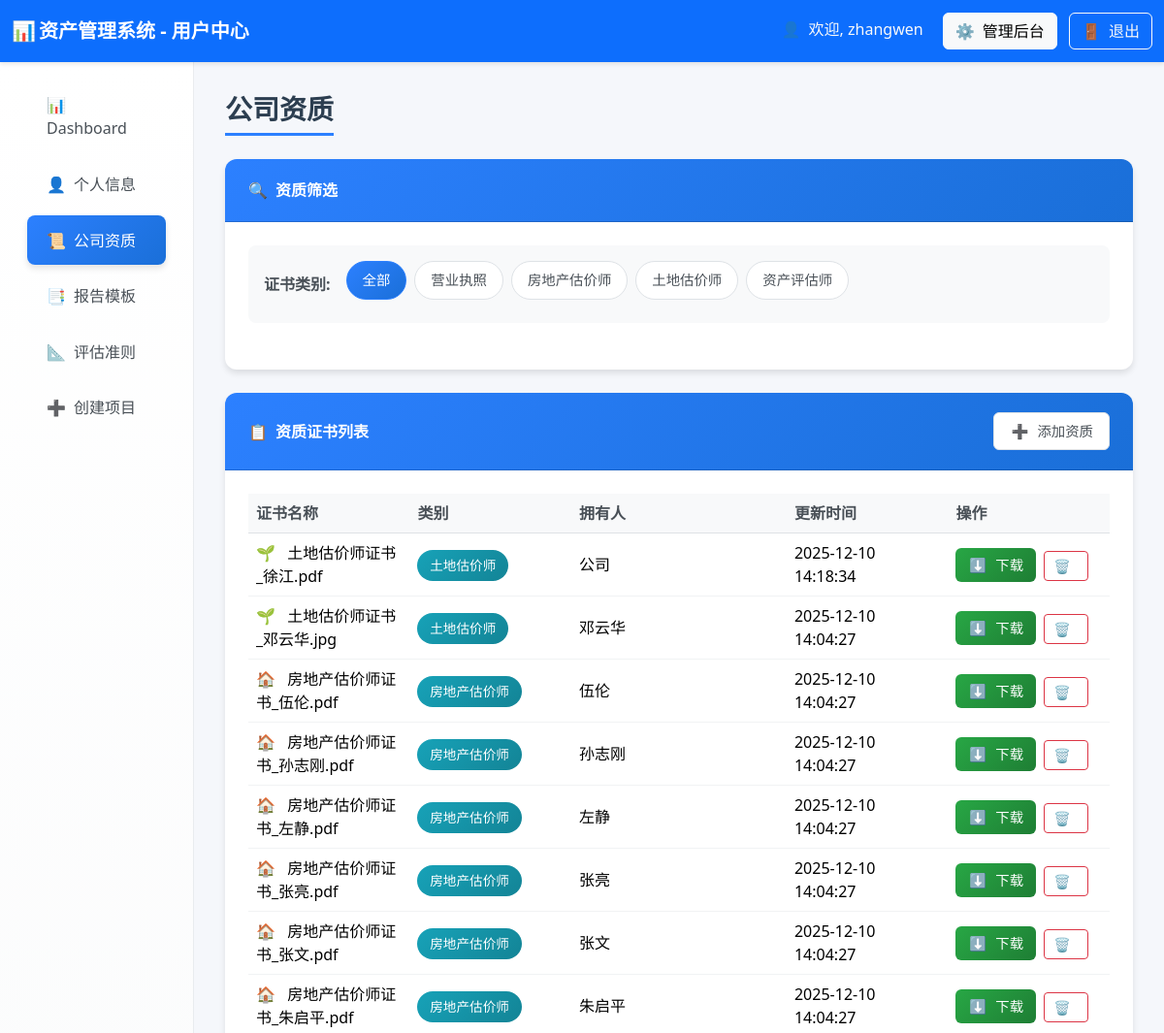
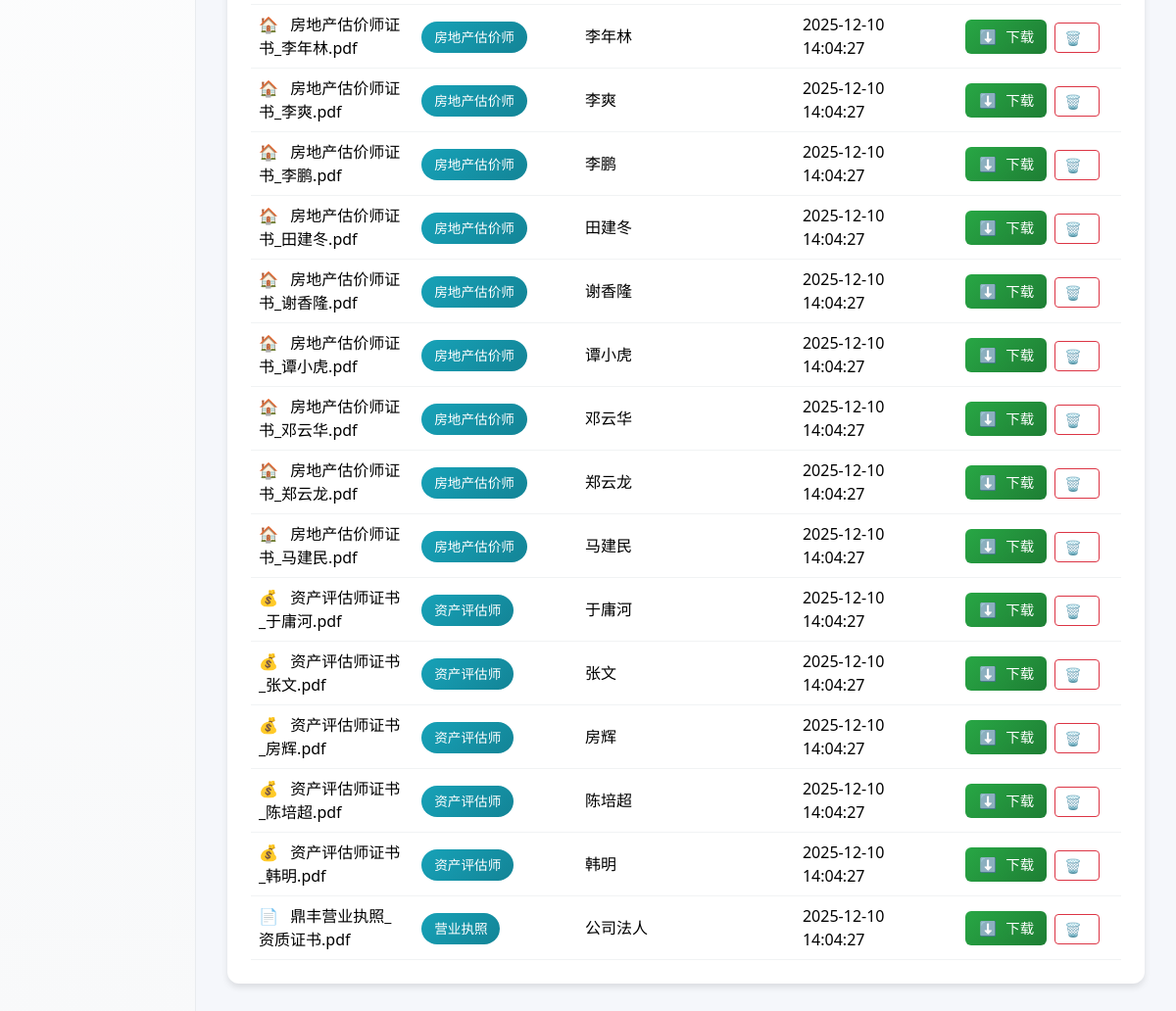
The app's page /company_qualifications (signed in) with its own data (2 pictures, top to bottom).
### tables this page shows
CREATE TABLE company_qualifications (
        id INTEGER PRIMARY KEY AUTOINCREMENT,
        category TEXT NOT NULL,
        owner TEXT,
        file_path TEXT NOT NULL,
        file_name TEXT NOT NULL,
        update_time TEXT DEFAULT CURRENT_TIMESTAMP,
        uploader_username TEXT,
        status TEXT DEFAULT 'active'
    );

### routes/user_routes.py (the view)
@router.get("/company_qualifications", response_class=HTMLResponse)
async def company_qualifications(
    request: Request,
    category: str = None,
    user: dict = Depends(login_required),
    db: sqlite3.Connection = Depends(get_db)
):
    try:
        qualifications = await user_service.get_company_qualifications(category, db)
        categories = await user_service.get_qualification_categories(db)
        all_users = await user_service.get_all_users_for_qualifications(db)
        return templates.TemplateResponse("company_qualifications.html", {
            "request": request,
            "user": user,
            "all_users": all_users,
            "qualifications": qualifications,
            "categories": categories,
            "current_category": category or "all"
        })
    except Exception as e:
        return templates.TemplateResponse("company_qualifications.html", {
            "request": request,
            "user": user,
            "all_users": all_users,
            "qualifications": [],
            "categories": [],
            "current_category": category or "all",
            "error": str(e)
        })

### templates/company_qualifications.html (shortened to what this page needs)
<!DOCTYPE html>
<html lang="zh-CN">
<head>
    <link href="https://cdn.jsdelivr.net/npm/bootstrap@5.3.2/dist/css/bootstrap.min.css" rel="stylesheet">
    <link rel="stylesheet"
        href="https://cdnjs.cloudflare.com/ajax/libs/bootstrap-icons/1.11.0/font/bootstrap-icons.min.css">
</head>
<body>
    <nav class="navbar navbar-dark bg-primary">
        <div class="container-fluid">
            <span class="navbar-brand mb-0 h1 fw-bold">
                <span class="fallback-icon">📊</span>资产管理系统 - 用户中心
            </span>
            <div>
                <span class="text-light me-3">
                    <span class="fallback-icon">👤</span>欢迎, {{ user.username }}
                </span>
                {% if user.user_type == 'admin' %}
                <a href="/admin_projects" class="btn btn-light me-2">
                    <span class="fallback-icon">⚙️</span>管理后台
                </a>
                {% endif %}
                <a href="/logout" class="btn btn-outline-light">
                    <span class="fallback-icon">🚪</span>退出
                </a>
            </div>
        </div>
    </nav>
    <div class="container-fluid">
        <div class="row">
            <div class="col-md-3 col-lg-2 sidebar">
                <nav class="nav flex-column p-3">
                    <a class="nav-link" href="/user_dashboard">
                        <span class="fallback-icon">📊</span>Dashboard
                    </a>
                    <a class="nav-link" href="/user_profile">
                        <span class="fallback-icon">👤</span>个人信息
                    </a>
                    <a class="nav-link active" href="/company_qualifications">
                        <span class="fallback-icon">📜</span>公司资质
                    </a>
                    <a class="nav-link" href="/report_templates">
                        <span class="fallback-icon">📑</span>报告模板
                    </a>
                    <a class="nav-link" href="/evaluation_standards">
                        <span class="fallback-icon">📐</span>评估准则
                    </a>
                    <a class="nav-link" href="/create_project">
                        <span class="fallback-icon">➕</span>创建项目
                    </a>
                </nav>
            </div>
            <div class="col-md-9 col-lg-10 main-content">
                <h3 class="page-title">公司资质</h3>
                <div class="card">
                    <div class="card-header">
                        <span><span class="fallback-icon">🔍</span>资质筛选</span>
                    </div>
                    <div class="card-body">
                        <div class="filter-section">
                            <div class="d-flex flex-wrap align-items-center">
                                <span class="filter-label">证书类别:</span>
                                <span class="filter-badge active" data-category="all">全部</span>
                                <span class="filter-badge" data-category="营业执照">营业执照</span>
                                <span class="filter-badge" data-category="房地产估价师">房地产估价师</span>
                                <span class="filter-badge" data-category="土地估价师">土地估价师</span>
                                <span class="filter-badge" data-category="资产评估师">资产评估师</span>
                            </div>
                        </div>
                    </div>
                </div>
                <div class="card">
                    <div class="card-header d-flex justify-content-between align-items-center">
                        <span><span class="fallback-icon">📋</span>资质证书列表</span>
                        {% if user.user_type == 'admin' %}
                        <button class="add-btn" onclick="showAddModal()">
                            <span class="fallback-icon">➕</span>添加资质
                        </button>
                        {% endif %}
                    </div>
                    <div class="card-body">
                        <div class="table-responsive">
                            <table class="table table-hover">
                                <thead>
                                    <tr>
                                        <th width="15%">证书名称</th>
                                        <th width="15%">类别</th>
                                        <th width="20%">拥有人</th>
                                        <th width="15%">更新时间</th>
                                        <th width="15%">操作</th>
                                    </tr>
                                </thead>
                                <tbody id="qualificationsTable">
                                    {% for qual in qualifications %}
                                    <tr data-category="{{ qual.category }}">
                                        <td>
                                            <span class="fallback-icon">
                                                {% if qual.category == '营业执照' %}📄
                                                {% elif qual.category == '房地产估价师' %}🏠
                                                {% elif qual.category == '土地估价师' %}🌱
                                                {% elif qual.category == '资产评估师' %}💰
                                                {% else %}📋{% endif %}
                                            </span>
                                            {{ qual.file_name }}
                                        </td>
                                        <td>
                                            <span class="badge-category">{{ qual.category }}</span>
                                        </td>
                                        <td>{{ qual.owner or '公司' }}</td>
                                        <td>{{ qual.update_time }}</td>
                                        <td>
                                            <a href="/company_qualifications/download/{{ qual.id }}"
                                                class="download-btn" target="_blank">
                                                <span class="fallback-icon">⬇️</span>下载
                                            </a>
                                            {% if user.user_type == 'admin' %}
                                            <button class="btn btn-sm btn-outline-danger ms-1"
                                                onclick="deleteQualification({{ qual.id }}, '{{ qual.certificate_name }}')">
                                                <span class="fallback-icon">🗑️</span>
                                            </button>
                                            {% endif %}
                                        </td>
                                    </tr>
                                    {% endfor %}
                                </tbody>
                            </table>
                        </div>
                    </div>
                </div>
            </div>
        </div>
    </div>
</body>
</html>

### templates/company_qualifications.html (style rules this page uses)
:root { --primary-color: #2c80ff; --secondary-color: #6c757d; --success-color: #28a745; --warning-color: #ffc107; --info-color: #17a2b8; --light-bg: #f5f7fb; --card-shadow: 0 4px 6px rgba(0, 0, 0, 0.1); --hover-shadow: 0 8px 15px rgba(0, 0, 0, 0.15); }
body { background-color: var(--light-bg); font-family: 'Segoe UI', Tahoma, Geneva, Verdana, sans-serif; }
.navbar { box-shadow: 0 2px 4px rgba(0, 0, 0, 0.1); padding: 0.8rem 0; }
.sidebar { background: linear-gradient(180deg, #ffffff 0%, #f8f9fa 100%); min-height: calc(100vh - 76px); box-shadow: 2px 0 10px rgba(0, 0, 0, 0.08); border-right: 1px solid #e9ecef; padding: 0; }
.nav-link { color: #495057; padding: 0.85rem 1.25rem; border-radius: 0.5rem; margin: 0.2rem 0.75rem; transition: all 0.3s ease; font-weight: 500; border: none; }
.nav-link.active { background: linear-gradient(135deg, var(--primary-color), #1a6fd8); color: white; box-shadow: var(--card-shadow); }
.main-content { padding: 2rem; background-color: var(--light-bg); }
.page-title { color: #2c3e50; font-weight: 700; margin-bottom: 1.5rem; padding-bottom: 0.5rem; border-bottom: 3px solid var(--primary-color); display: inline-block; }
.card { border: none; border-radius: 12px; box-shadow: var(--card-shadow); transition: all 0.3s ease; background: white; margin-bottom: 1.5rem; }
.card-header { background: linear-gradient(135deg, var(--primary-color), #1a6fd8); color: white; border-radius: 12px 12px 0 0 !important; padding: 1.25rem 1.5rem; font-weight: 600; }
.card-body { padding: 1.5rem; }
.filter-section { background: #f8f9fa; border-radius: 8px; padding: 1rem; margin-bottom: 1.5rem; }
.filter-label { font-weight: 600; color: #495057; margin-right: 1rem; }
.filter-badge { background: white; border: 1px solid #dee2e6; color: #495057; padding: 0.5rem 1rem; border-radius: 20px; font-size: 0.9rem; margin-right: 0.5rem; margin-bottom: 0.5rem; cursor: pointer; transition: all 0.3s ease; }
.filter-badge.active { background: linear-gradient(135deg, var(--primary-color), #1a6fd8); color: white; border-color: var(--primary-color); }
.table { margin-bottom: 0; }
.table th { background-color: #f8f9fa; border-top: none; font-weight: 600; color: #495057; }
.table td { vertical-align: middle; border-color: #f1f3f4; }
.download-btn { background: linear-gradient(135deg, var(--success-color), #1e7e34); border: none; border-radius: 6px; padding: 0.4rem 0.8rem; color: white; font-weight: 500; transition: all 0.3s ease; text-decoration: none; display: inline-flex; align-items: center; font-size: 0.9rem; }
.badge-category { background: linear-gradient(135deg, var(--info-color), #138496); color: white; padding: 0.4rem 0.8rem; border-radius: 20px; font-size: 0.85rem; font-weight: 500; }
.fallback-icon { display: inline-block; width: 20px; text-align: center; margin-right: 8px; }
.add-btn { background: white; border: 1px solid #dee2e6; color: #495057; border-radius: 6px; padding: 0.5rem 1rem; font-weight: 500; transition: all 0.3s ease; text-decoration: none; display: inline-flex; align-items: center; font-size: 0.9rem; }

### records on screen
company_qualifications: file_name "土地估价师证书_徐江.pdf", category "土地估价师", owner "公司", update_time "2025-12-10 14:18:34"
company_qualifications: file_name "土地估价师证书_邓云华.jpg", category "土地估价师", owner "邓云华", update_time "2025-12-10 14:04:27"
company_qualifications: file_name "房地产估价师证书_伍伦.pdf", category "房地产估价师", owner "伍伦", update_time "2025-12-10 14:04:27"
company_qualifications: file_name "房地产估价师证书_孙志刚.pdf", category "房地产估价师", owner "孙志刚", update_time "2025-12-10 14:04:27"
company_qualifications: file_name "房地产估价师证书_左静.pdf", category "房地产估价师", owner "左静", update_time "2025-12-10 14:04:27"
company_qualifications: file_name "房地产估价师证书_张亮.pdf", category "房地产估价师", owner "张亮", update_time "2025-12-10 14:04:27"
company_qualifications: file_name "房地产估价师证书_张文.pdf", category "房地产估价师", owner "张文", update_time "2025-12-10 14:04:27"
company_qualifications: file_name "房地产估价师证书_朱启平.pdf", category "房地产估价师", owner "朱启平", update_time "2025-12-10 14:04:27"
company_qualifications: file_name "房地产估价师证书_李年林.pdf", category "房地产估价师", owner "李年林", update_time "2025-12-10 14:04:27"
company_qualifications: file_name "房地产估价师证书_李爽.pdf", category "房地产估价师", owner "李爽", update_time "2025-12-10 14:04:27"
company_qualifications: file_name "房地产估价师证书_李鹏.pdf", category "房地产估价师", owner "李鹏", update_time "2025-12-10 14:04:27"
company_qualifications: file_name "房地产估价师证书_田建冬.pdf", category "房地产估价师", owner "田建冬", update_time "2025-12-10 14:04:27"
company_qualifications: file_name "房地产估价师证书_谢香隆.pdf", category "房地产估价师", owner "谢香隆", update_time "2025-12-10 14:04:27"
company_qualifications: file_name "房地产估价师证书_谭小虎.pdf", category "房地产估价师", owner "谭小虎", update_time "2025-12-10 14:04:27"
company_qualifications: file_name "房地产估价师证书_邓云华.pdf", category "房地产估价师", owner "邓云华", update_time "2025-12-10 14:04:27"
company_qualifications: file_name "房地产估价师证书_郑云龙.pdf", category "房地产估价师", owner "郑云龙", update_time "2025-12-10 14:04:27"
company_qualifications: file_name "房地产估价师证书_马建民.pdf", category "房地产估价师", owner "马建民", update_time "2025-12-10 14:04:27"
company_qualifications: file_name "资产评估师证书_于庸河.pdf", category "资产评估师", owner "于庸河", update_time "2025-12-10 14:04:27"
company_qualifications: file_name "资产评估师证书_张文.pdf", category "资产评估师", owner "张文", update_time "2025-12-10 14:04:27"
company_qualifications: file_name "资产评估师证书_房辉.pdf", category "资产评估师", owner "房辉", update_time "2025-12-10 14:04:27"
company_qualifications: file_name "资产评估师证书_陈培超.pdf", category "资产评估师", owner "陈培超", update_time "2025-12-10 14:04:27"
company_qualifications: file_name "资产评估师证书_韩明.pdf", category "资产评估师", owner "韩明", update_time "2025-12-10 14:04:27"
company_qualifications: file_name "鼎丰营业执照_资质证书.pdf", category "营业执照", owner "公司法人", update_time "2025-12-10 14:04:27"

### other values on screen
{{ user.username }} "zhangwen"
